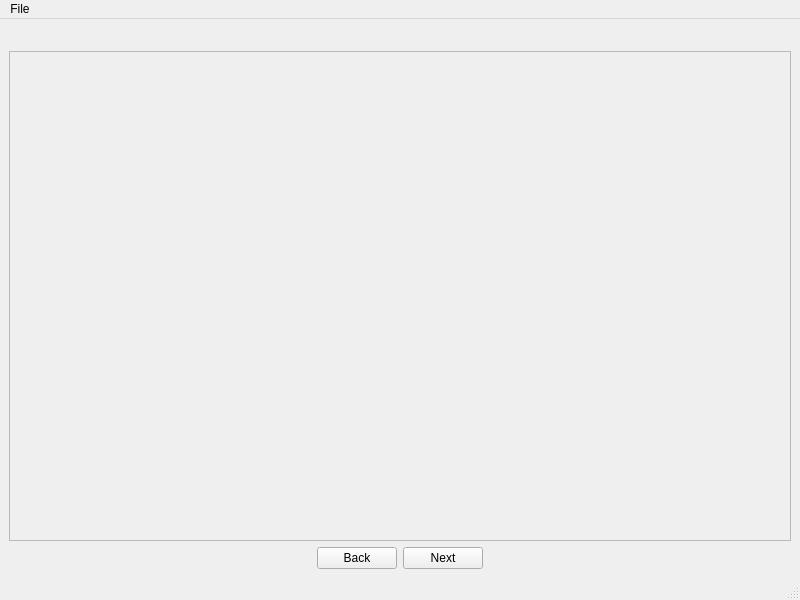
<?xml version="1.0" encoding="UTF-8"?>
<ui version="4.0">
 <class>ImageViewer</class>
 <widget class="QMainWindow" name="ImageViewer">
  <property name="geometry">
   <rect>
    <x>0</x>
    <y>0</y>
    <width>800</width>
    <height>600</height>
   </rect>
  </property>
  <property name="windowTitle">
   <string>ImageViewer</string>
  </property>
  <widget class="QWidget" name="centralwidget">
   <layout class="QVBoxLayout" name="verticalLayout">
    <item>
     <widget class="QLabel" name="counter">
      <property name="text">
       <string/>
      </property>
      <property name="alignment">
       <set>Qt::AlignCenter</set>
      </property>
     </widget>
    </item>
    <item>
     <layout class="QHBoxLayout" name="content">
      <item>
       <layout class="QVBoxLayout" name="imageview">
        <property name="leftMargin">
         <number>0</number>
        </property>
        <item>
         <widget class="QFrame" name="frame">
          <property name="minimumSize">
           <size>
            <width>0</width>
            <height>490</height>
           </size>
          </property>
          <property name="frameShape">
           <enum>QFrame::StyledPanel</enum>
          </property>
          <property name="frameShadow">
           <enum>QFrame::Raised</enum>
          </property>
          <layout class="QHBoxLayout" name="horizontalLayout_2">
           <item>
            <spacer name="horizontalSpacer">
             <property name="orientation">
              <enum>Qt::Horizontal</enum>
             </property>
             <property name="sizeHint" stdset="0">
              <size>
               <width>40</width>
               <height>20</height>
              </size>
             </property>
            </spacer>
           </item>
           <item>
            <widget class="QLabel" name="label">
             <property name="text">
              <string/>
             </property>
            </widget>
           </item>
           <item>
            <spacer name="horizontalSpacer_2">
             <property name="orientation">
              <enum>Qt::Horizontal</enum>
             </property>
             <property name="sizeHint" stdset="0">
              <size>
               <width>40</width>
               <height>20</height>
              </size>
             </property>
            </spacer>
           </item>
          </layout>
         </widget>
        </item>
        <item>
         <layout class="QHBoxLayout" name="horizontalLayout">
          <item>
           <spacer name="horizontalSpacer_3">
            <property name="orientation">
             <enum>Qt::Horizontal</enum>
            </property>
            <property name="sizeHint" stdset="0">
             <size>
              <width>40</width>
              <height>20</height>
             </size>
            </property>
           </spacer>
          </item>
          <item>
           <widget class="QPushButton" name="backButton">
            <property name="text">
             <string>Back</string>
            </property>
           </widget>
          </item>
          <item>
           <widget class="QPushButton" name="nextButton">
            <property name="text">
             <string>Next</string>
            </property>
           </widget>
          </item>
          <item>
           <spacer name="horizontalSpacer_4">
            <property name="orientation">
             <enum>Qt::Horizontal</enum>
            </property>
            <property name="sizeHint" stdset="0">
             <size>
              <width>40</width>
              <height>20</height>
             </size>
            </property>
           </spacer>
          </item>
         </layout>
        </item>
       </layout>
      </item>
     </layout>
    </item>
   </layout>
  </widget>
  <widget class="QMenuBar" name="menubar">
   <property name="geometry">
    <rect>
     <x>0</x>
     <y>0</y>
     <width>800</width>
     <height>29</height>
    </rect>
   </property>
   <widget class="QMenu" name="menuFile">
    <property name="title">
     <string>File</string>
    </property>
    <addaction name="actionOpen_Folder"/>
   </widget>
   <addaction name="menuFile"/>
  </widget>
  <widget class="QStatusBar" name="statusbar"/>
  <action name="actionOpen_Folder">
   <property name="text">
    <string>Open Folder</string>
   </property>
  </action>
 </widget>
 <resources/>
 <connections/>
</ui>
